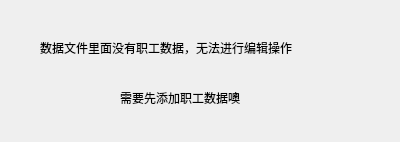
<?xml version="1.0" encoding="UTF-8"?>
<ui version="4.0">
 <class>NoDataInDatafile</class>
 <widget class="QWidget" name="NoDataInDatafile">
  <property name="geometry">
   <rect>
    <x>0</x>
    <y>0</y>
    <width>400</width>
    <height>142</height>
   </rect>
  </property>
  <property name="windowTitle">
   <string>数据库空啦</string>
  </property>
  <widget class="QLabel" name="label">
   <property name="geometry">
    <rect>
     <x>40</x>
     <y>40</y>
     <width>331</width>
     <height>16</height>
    </rect>
   </property>
   <property name="text">
    <string>数据文件里面没有职工数据，无法进行编辑操作</string>
   </property>
  </widget>
  <widget class="QLabel" name="label_2">
   <property name="geometry">
    <rect>
     <x>120</x>
     <y>90</y>
     <width>161</width>
     <height>16</height>
    </rect>
   </property>
   <property name="text">
    <string>需要先添加职工数据噢</string>
   </property>
  </widget>
 </widget>
 <resources/>
 <connections/>
</ui>
